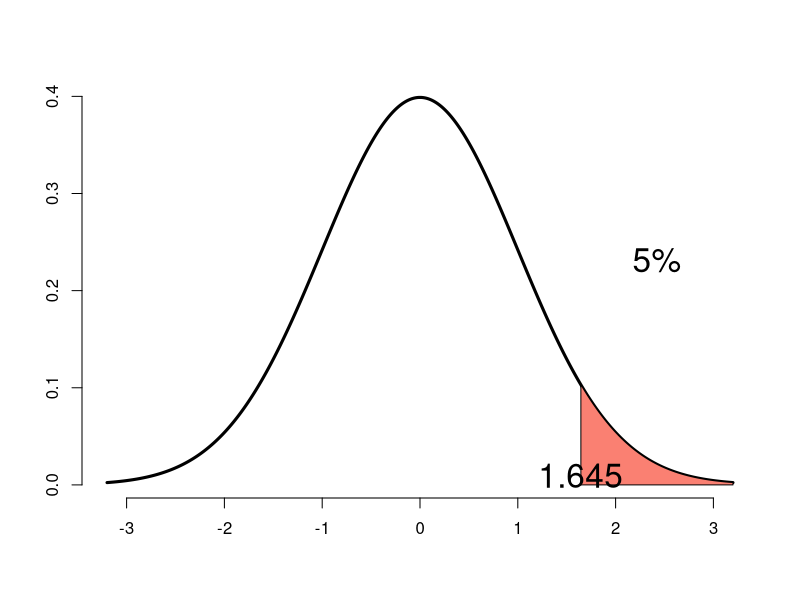
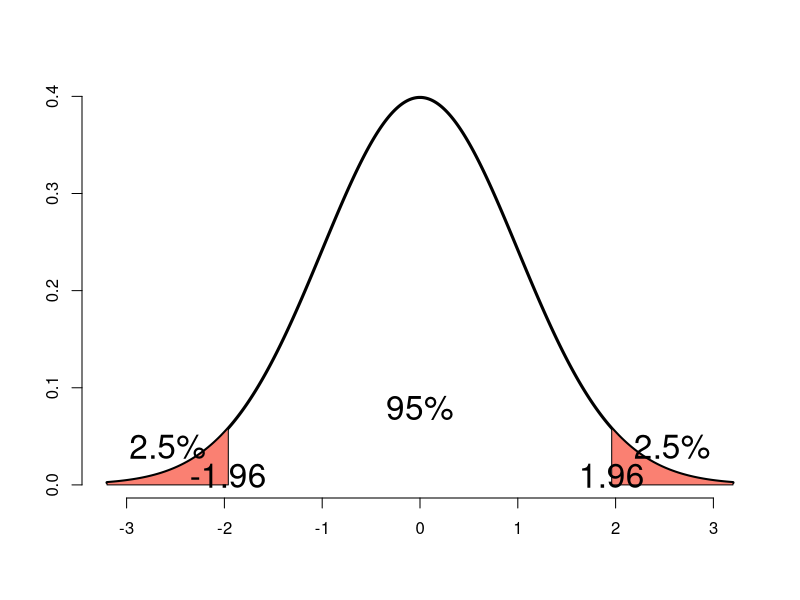
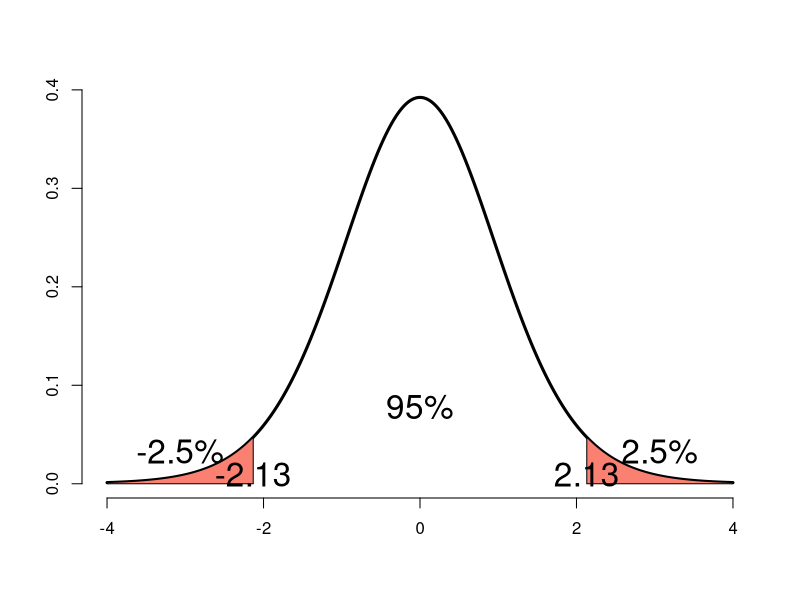
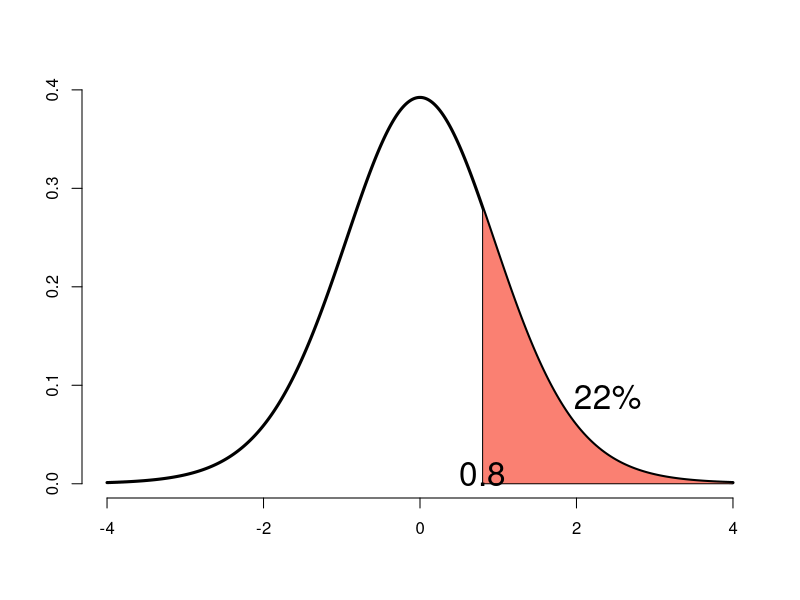
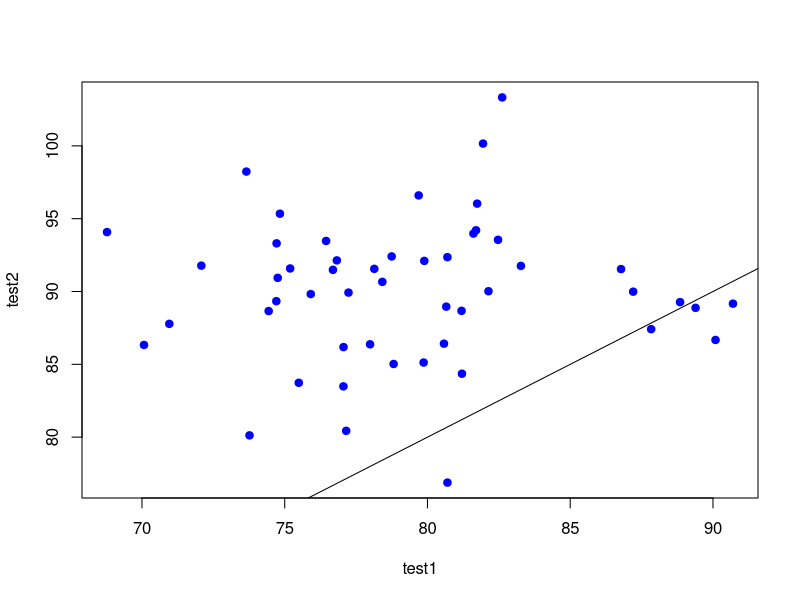
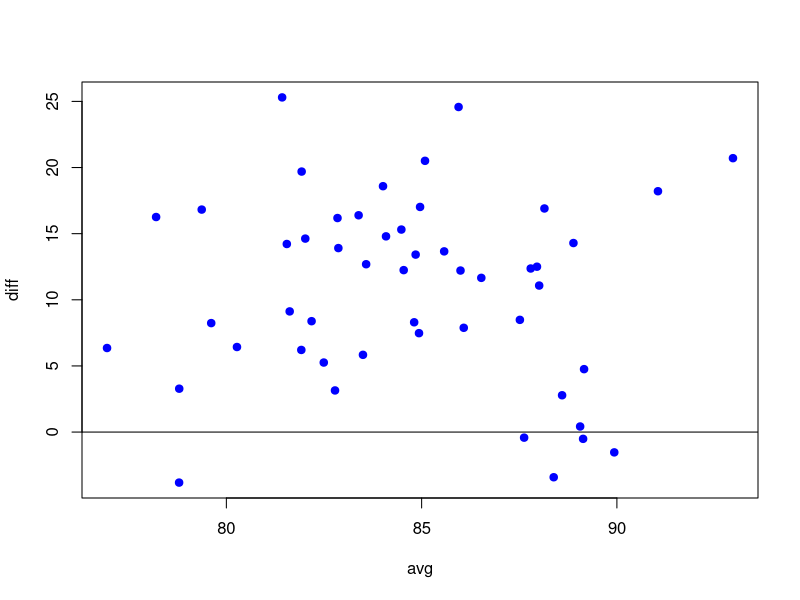

These charts were generated, in order, by the following R code:
## ---- chunk 1
mu <- 30
xbar <- 32
sd <- 10
n <- 100
ts <- (xbar - mu)/(sd/sqrt(n))
z05 <- qnorm(1-0.05)
paste(ts, "<", z05)
if(ts < z05) {
    print("reject null hypothesis")
} else {
    print("fail to reject null hypothesis (accept Ha)")
}
## ---- chunk 2
qnorm(.95)
xval <- seq(-3.2, 3.2, length = 1000)
yval <- dnorm(xval)
plot(xval, yval, type = "l", axes = TRUE, frame = FALSE, lwd = 3, xlab = "", ylab="")
x <- seq(qnorm(.95), 3.2, length = 100)
polygon(c(x, rev(x)), c(dnorm(x), rep(0, length(x))), col = "salmon")
text(mean(x), mean(dnorm(x))+0.2, "5%", cex = 2)
text(qnorm(.95), 0.01, "1.645", cex = 2)
## ---- chunk 3
plot(xval, yval, type = "l", axes = TRUE, frame = FALSE, lwd = 3, xlab = "", ylab = "")
x <- seq(qnorm(.975), 3.2, length = 100)
polygon(c(x, rev(x)), c(dnorm(x), rep(0, length(x))), col = "salmon")
text(mean(x), mean(dnorm(x))+0.02, "2.5%", cex = 2)
text(qnorm(0.975), 0.01, "1.96", cex = 2)
x <- seq(-3.2, qnorm(0.025), length = 100)
polygon(c(x, rev(x)), c(dnorm(x), rep(0, length(x))), col = "salmon")
text(mean(x), mean(dnorm(x)) + 0.02, "2.5%", cex = 2)
text(qnorm(0.025), 0.01, "-1.96", cex = 2)
text(0, dnorm(0)/5, "95%", cex = 2)
## ---- chunk 4
xval <- seq(-4, 4, length = 1000)
yval <- dt(xval, 15)
plot(xval, yval, type = "l", axes = TRUE, frame = FALSE, lwd = 3, xlab = "", ylab = "")
x <- seq(qt(.975, 15), 4, length = 100)
polygon(c(x, rev(x)), c(dt(x, 15), rep(0, length(x))), col = "salmon")
text(mean(x), mean(dt(x, 15))+0.02, "2.5%", cex = 2)
text(qt(0.975, 15), 0.01, "2.13", cex = 2)
x <- seq(-4, qt(0.025, 15), length = 100)
polygon(c(x, rev(x)), c(dt(x, 15), rep(0, length(x))), col = "salmon")
text(mean(x), mean(dt(x, 15)) + 0.02, "-2.5%", cex = 2)
text(qt(0.025, 15), 0.01, "-2.13", cex = 2)
text(0, dt(0, 15)/5, "95%", cex = 2)
## ---- chunk 5
pt(0.8, 15, lower.tail = FALSE) ## works out to be 0.22
xval <- seq(-4, 4, length = 1000)
yval <- dt(xval, 15)
plot(xval, yval, type = "l", axes = TRUE, frame = FALSE, lwd = 3, xlab = "" , ylab = "")
x <- seq(.8, 4, length = 100)
polygon(c(x, rev(x)), c(dt(x, 15), rep(0, length(x))), col = "salmon")
text(mean(x), mean(dt(x, 15)) + 0.02, "22%", cex = 2)
text(0.8, 0.01, "0.8", cex=2)
## ---- chunk 6
power.t.test(n = 16, delta = 2/4, type = "one.sample", alt = "one.sided")
# The result is 60%
## ---- chunk 7
nosim <- 100000
n <- 16
sigma <- 4
mu0 <- 30
mua <- 32
z <- rnorm(nosim)
xsq <- rchisq(nosim, df = n-1)
t <- qt(.95, n-1)
# count the number of times lhs > rhs
# divide by nosim
mean(z + sqrt(n) * (mua - mu0) / sigma > t / sqrt(n -1) * sqrt(xsq))
## result = 60%
## ---- chunk 8
test1 <- 100*rnorm(50, mean=.8, sd=0.05)
summary(test1)
test2 <- 100*rnorm(50, mean=.9, sd=0.05)
summary(test2)
## ---- chunk 9
plot(test2 ~ test1, pch=19, col="blue")
abline(0, 1)
## ---- chunk 10
avg <- (test1 + test2)/2
diff <- test2 - test1

plot(diff ~ avg, pch=19, col="blue")
abline(0, 0)
## ---- chunk 11
diff <- test2 - test1
n <- sum(!is.na(diff)) # 49
mean(diff) #2.88
sd(diff) #7.61
testStat <- sqrt(n) * mean(diff) / sd(diff) # 2.65
# below works out to be 0.01
2 * pt(abs(testStat), n-1, lower.tail = FALSE)
## uses the R function
t.test(diff)
## ---- chunk 12
# pooled sd
sqrt((6.07 * 6.07 + 6.06 * 6.06)/2)
## ---- chunk 13
mu1 <- 89.8
s1 <- 6.07
n1 <- 50
mu2 <- 86.9
s2 <- 6.06
n2 <- 50
sp <- sqrt(((n1 - 1)*s1^2 + (n2 - 1)*s2^2)/(n1 + n2 - 2))

ts <- (mu1 - mu2)/(sp * sqrt(1/n1 + 1/n2))
z95 <- qnorm(1-.05)
if (abs(ts) >= z95) {
    print(paste(abs(ts), ">=", z95))
    print("reject null hypothesis (accept means are different")
} else {
    print(paste(abs(ts), "<", z95))
    print("fail to reject null hypothesis (accept means are same")
}
